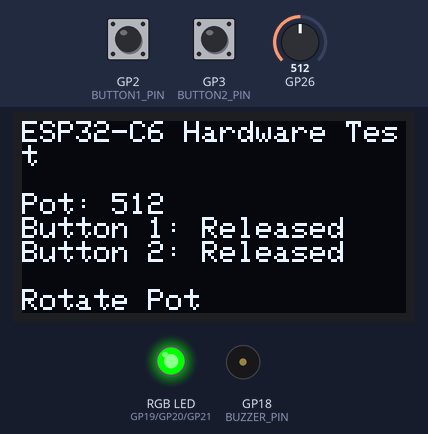
This sketch was run on a simulated Raspberry Pi Pico. On the bench: 128×64 one-colour display, an RGB LED mixed from three pins (HIGH = lit), buzzer (waves = sounding, pin HIGH). Inputs (shaded band) come from the test bench; at power-on: GP2 (BUTTON1_PIN) HIGH, GP3 (BUTTON2_PIN) HIGH, GP26 = 512. What the sketch prints to the serial monitor is not drawn.

Above: at 6.9 s.
7.0 s: GP2 (BUTTON1_PIN) pulled LOW for 0.15 s
At 7.16 s:
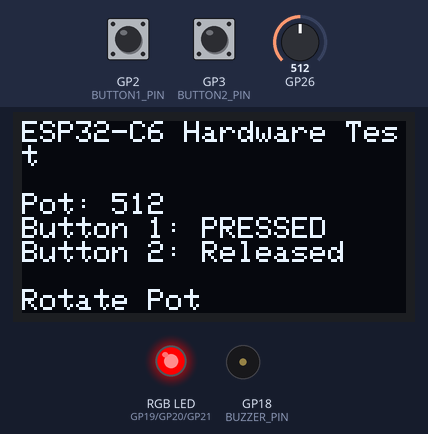
8.7 s: GP3 (BUTTON2_PIN) pulled LOW for 1 s
At 9.5 s:
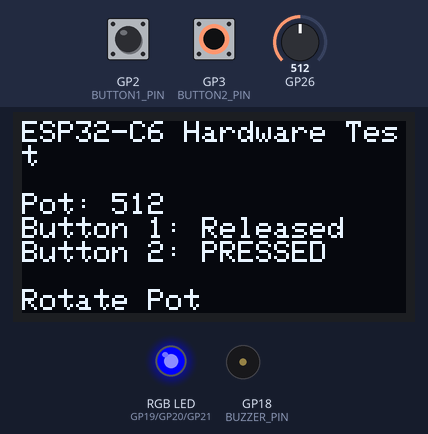
11.2 s: GP26 set to 716
At 11.8 s:
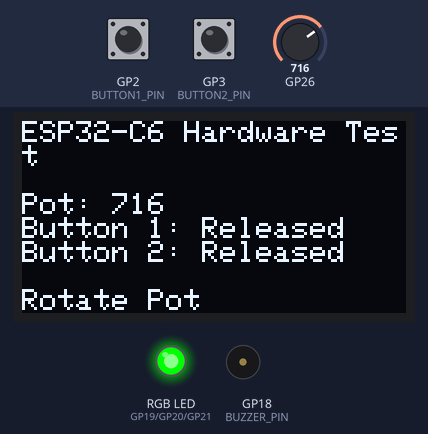
12.7 s: GP2 (BUTTON1_PIN) pulled LOW for 1 s
At 13.5 s:
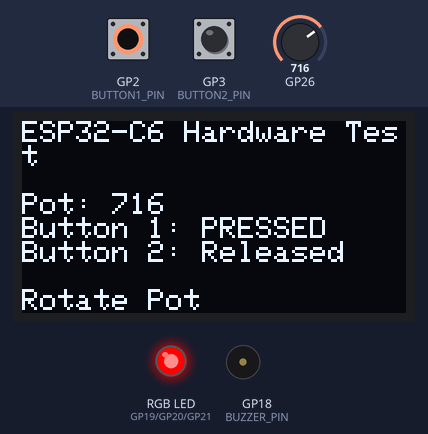
15.2 s: GP3 (BUTTON2_PIN) pulled LOW for 0.15 s
At 16.2 s:
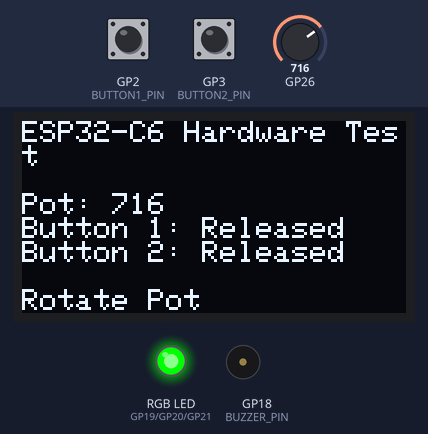
16.8 s: GP26 set to 900
At 17.6 s:
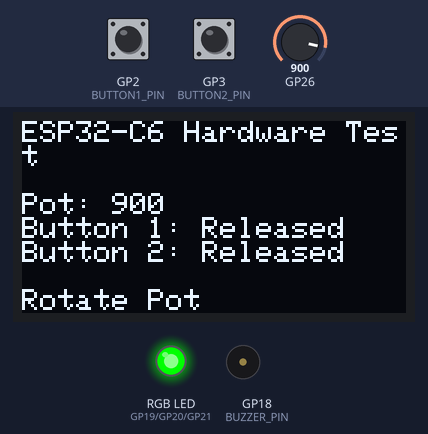
Timing chart, 0 to 19.3 s (numbered marks = the images above; inputs shaded):
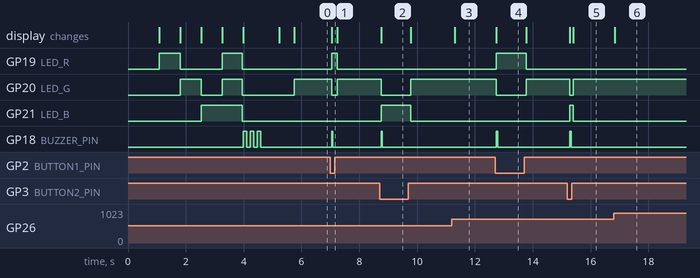

The sketch:

hardwaretest.ino
```cpp
/*
    ESP32-C6 Pico Hardware Test
    ---------------------------
    Pinout:

    OLED SDA : GPIO22
    OLED SCL : GPIO23

    Potentiometer : GPIO0

    Button 1 : GPIO2
    Button 2 : GPIO3

    Active Buzzer : GPIO18

    RGB LED (Common Cathode)
      Red   : GPIO19
      Green : GPIO20
      Blue  : GPIO21

    Libraries:
      - Adafruit GFX
      - Adafruit SH110X
*/

#include <Wire.h>
#include <Adafruit_GFX.h>
#include <Adafruit_SH110X.h>

#define SCREEN_WIDTH 128
#define SCREEN_HEIGHT 64

Adafruit_SH1106G display(SCREEN_WIDTH, SCREEN_HEIGHT, &Wire, -1);

// -------------------------
// Pin Definitions
// -------------------------

const uint8_t POT_PIN = 0;

const uint8_t BUTTON1_PIN = 2;
const uint8_t BUTTON2_PIN = 3;

const uint8_t BUZZER_PIN = 18;

const uint8_t LED_R = 19;
const uint8_t LED_G = 20;
const uint8_t LED_B = 21;

// -------------------------
// Helper Functions
// -------------------------

void setLED(bool r, bool g, bool b)
{
    digitalWrite(LED_R, r);
    digitalWrite(LED_G, g);
    digitalWrite(LED_B, b);
}

void beep(uint8_t times, uint16_t duration = 120)
{
    for (uint8_t i = 0; i < times; i++)
    {
        digitalWrite(BUZZER_PIN, HIGH);
        delay(duration);

        digitalWrite(BUZZER_PIN, LOW);
        delay(duration);
    }
}

void showCentered(const char *line1, const char *line2 = "")
{
    display.clearDisplay();

    display.setTextSize(2);
    display.setTextColor(SH110X_WHITE);

    display.setCursor(0, 8);
    display.println(line1);

    if (strlen(line2) > 0)
    {
        display.setCursor(0, 36);
        display.println(line2);
    }

    display.display();
}

// -------------------------
// Setup
// -------------------------

void setup()
{
    Serial.begin(115200);

    pinMode(BUTTON1_PIN, INPUT_PULLUP);
    pinMode(BUTTON2_PIN, INPUT_PULLUP);

    pinMode(BUZZER_PIN, OUTPUT);

    pinMode(LED_R, OUTPUT);
    pinMode(LED_G, OUTPUT);
    pinMode(LED_B, OUTPUT);

    setLED(false, false, false);

    Wire.begin(22, 23);

    if (!display.begin(0x3C, true))
    {
        Serial.println("SH1106 not found!");

        while (true)
        {
            setLED(true, false, false);
            delay(200);
            setLED(false, false, false);
            delay(200);
        }
    }

    showCentered("ESP32", "TEST");
    delay(1000);

    Serial.println();
    Serial.println("================================");
    Serial.println("ESP32-C6 HARDWARE SELF TEST");
    Serial.println("================================");

    // RGB Test

    Serial.println("Testing RGB LED");

    showCentered("LED", "RED");
    setLED(true, false, false);
    delay(700);

    showCentered("LED", "GREEN");
    setLED(false, true, false);
    delay(700);

    showCentered("LED", "BLUE");
    setLED(false, false, true);
    delay(700);

    showCentered("LED", "WHITE");
    setLED(true, true, true);
    delay(700);

    setLED(false, false, false);

    // Buzzer Test

    showCentered("BUZZER");
    Serial.println("Testing buzzer");

    beep(3);

    delay(500);

    showCentered("READY");
    delay(500);
}

// -------------------------
// Loop
// -------------------------

bool lastPressed = false;

void loop()
{
    int pot = analogRead(POT_PIN);

    bool btn1 = !digitalRead(BUTTON1_PIN);
    bool btn2 = !digitalRead(BUTTON2_PIN);

    // OLED

    display.clearDisplay();

    display.setTextSize(1);
    display.setCursor(0, 0);

    display.println("ESP32-C6 Hardware Test");
    display.println();

    display.print("Pot: ");
    display.println(pot);

    display.print("Button 1: ");
    display.println(btn1 ? "PRESSED" : "Released");

    display.print("Button 2: ");
    display.println(btn2 ? "PRESSED" : "Released");

    display.println();

    display.println("Rotate Pot");
    display.println("Press Buttons");

    display.display();

    // Serial

    Serial.print("Pot=");
    Serial.print(pot);

    Serial.print("  B1=");
    Serial.print(btn1);

    Serial.print("  B2=");
    Serial.println(btn2);

    // LED Status

    if (btn1 && btn2)
    {
        setLED(true, true, true);
    }
    else if (btn1)
    {
        setLED(true, false, false);
    }
    else if (btn2)
    {
        setLED(false, false, true);
    }
    else
    {
        setLED(false, true, false);
    }

    // Beep on new button press

    bool pressed = btn1 || btn2;

    if (pressed && !lastPressed)
    {
        digitalWrite(BUZZER_PIN, HIGH);
        delay(40);
        digitalWrite(BUZZER_PIN, LOW);
    }

    lastPressed = pressed;

    delay(50);
}
```

Measured:
- after the input at 7.0 s, GP19 (LED_R): LOW → HIGH after 0.05 s, → LOW 0.19 s later; GP20 (LED_G): HIGH → LOW after 0.05 s, → HIGH 0.19 s later; GP18 (BUZZER_PIN): LOW → HIGH after 0.05 s, → LOW 0.04 s later; the display: changes after 0.05 s (image 1)
- after the input at 8.7 s, GP20 (LED_G): HIGH → LOW after 0.06 s, → HIGH 1.0 s later; GP21 (LED_B): LOW → HIGH after 0.06 s, → LOW 1.0 s later; GP18 (BUZZER_PIN): LOW → HIGH after 0.06 s, → LOW 0.04 s later; the display: changes after 0.06 s (image 2)
- after the input at 11.2 s, the display: changes after 0.10 s (image 3)
- after the input at 12.7 s, GP19 (LED_R): LOW → HIGH at once, → LOW 1.0 s later; GP20 (LED_G): HIGH → LOW at once, → HIGH 1.0 s later; GP18 (BUZZER_PIN): LOW → HIGH at once, → LOW 0.04 s later; the display: changes at once (image 4)
- after the input at 15.2 s, GP20 (LED_G): HIGH → LOW after 0.09 s, → HIGH 0.12 s later; GP21 (LED_B): LOW → HIGH after 0.09 s, → LOW 0.12 s later; GP18 (BUZZER_PIN): LOW → HIGH after 0.09 s, → LOW 0.04 s later; the display: first changes after 0.09 s (image 5 shows a later state)
- after the input at 16.8 s, the display: changes at once (image 6)
